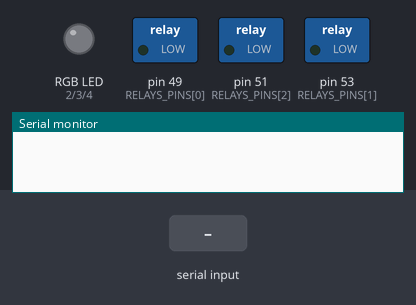
Simulated run of this sketch. Board: Arduino Mega 2560, built with avr-gcc and run on an emulated ATmega2560. On the bench: switched loads named in the sketch (green lamp = pin HIGH), an RGB LED mixed from three pins (HIGH = lit), the last lines printed to the serial monitor. The inputs (shaded band) are chosen by the test bench. Dim RGB values are drawn brighter than linear.

Above: at 1.2 s.
1.3 s: byte 30 received over Serial
At 1.9 s:
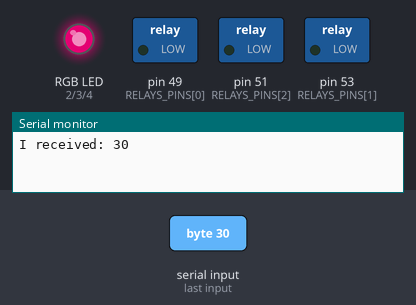
2.8 s: byte 90 received over Serial
At 3.1 s:
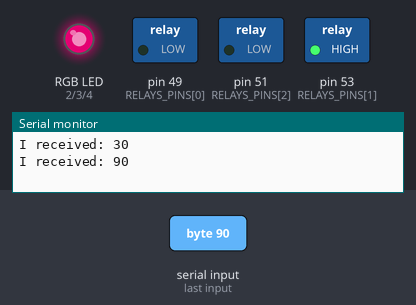
Timing chart, 0 to 5.8 s (numbered marks = the images above; inputs shaded):
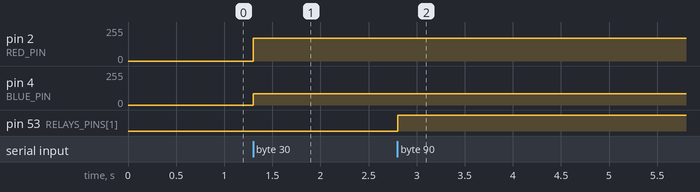

Measured:
- after the input at 1.3 s, pin 2 (RED_PIN): 0/255 → 170/255 at once; pin 4 (BLUE_PIN): 0/255 → 85/255 at once
- after the input at 2.8 s, pin 53 (RELAYS_PINS[1]): LOW → HIGH at once

The sketch:

gionjiHome.ino
```cpp
int incomingByte = 0;   // for incoming serial data
int STARTING_SWITCH_PIN = 49;
int RED_PIN = 2;
int GREEN_PIN = 3;
int BLUE_PIN = 4;

int RELAYS_PINS[] = {49, 53, 51};

boolean relays[] = {false, false, false};

void setup() {

  for(int i=0; i<54; i++){
    pinMode(i, INPUT);
  }

  pinMode(RED_PIN, OUTPUT);
  pinMode(GREEN_PIN, OUTPUT);
  pinMode(BLUE_PIN, OUTPUT);

  attachInterrupt(31, click_sw1, FALLING);
  attachInterrupt(33, click_sw2, FALLING);
  attachInterrupt(35, click_sw3, FALLING);

  pinMode(49, OUTPUT);
  pinMode(51, OUTPUT);
  pinMode(53, OUTPUT);

  Serial.begin(9600);

}

void loop() {
  // put your main code here, to run repeatedly:
  if (Serial.available() > 0) {
      incomingByte = Serial.read();

      // say what you got:
      Serial.print("I received: ");
      Serial.println(incomingByte, DEC);

      processPacket(incomingByte);

   }

   for(int i=0; i<3; i++){
     if(relays[i])
       digitalWrite(RELAYS_PINS[i], HIGH);
     else
       digitalWrite(RELAYS_PINS[i], LOW);
   }


   delay(20);
}


int processPacket(int data){

  if(((data >> 6) & 0x03) == 0x01){
    // switch
    for(int i=0; i<3; i++){
      getSwitchState(data, i);
    }
  }
  else if(((data >> 6) & 0x03) == 0x00){
    getRgb(data, 255);
  }


  return 0;
}


int getSwitchState(int data, int id){
  int state = (data >> id) & 0x0001;

  if(state == 0){
    relays[id] = false;
  }
  else{
    relays[id] = true;
  }

  return 0;
}


int getRgb(int data, int common_anode){
  analogWrite(RED_PIN,   255 - (((data >> 4) & 0x03) * 85));
  analogWrite(GREEN_PIN, 255 - (((data >> 2) & 0x03) * 85));
  analogWrite(BLUE_PIN,  255 - ((data & 0x03) * 85));
}


void click_sw1(){
    relays[0] = !relays[0];
}

void click_sw2(){
    relays[1] = !relays[1];
}

void click_sw3(){
    relays[2] = !relays[2];
}
```
